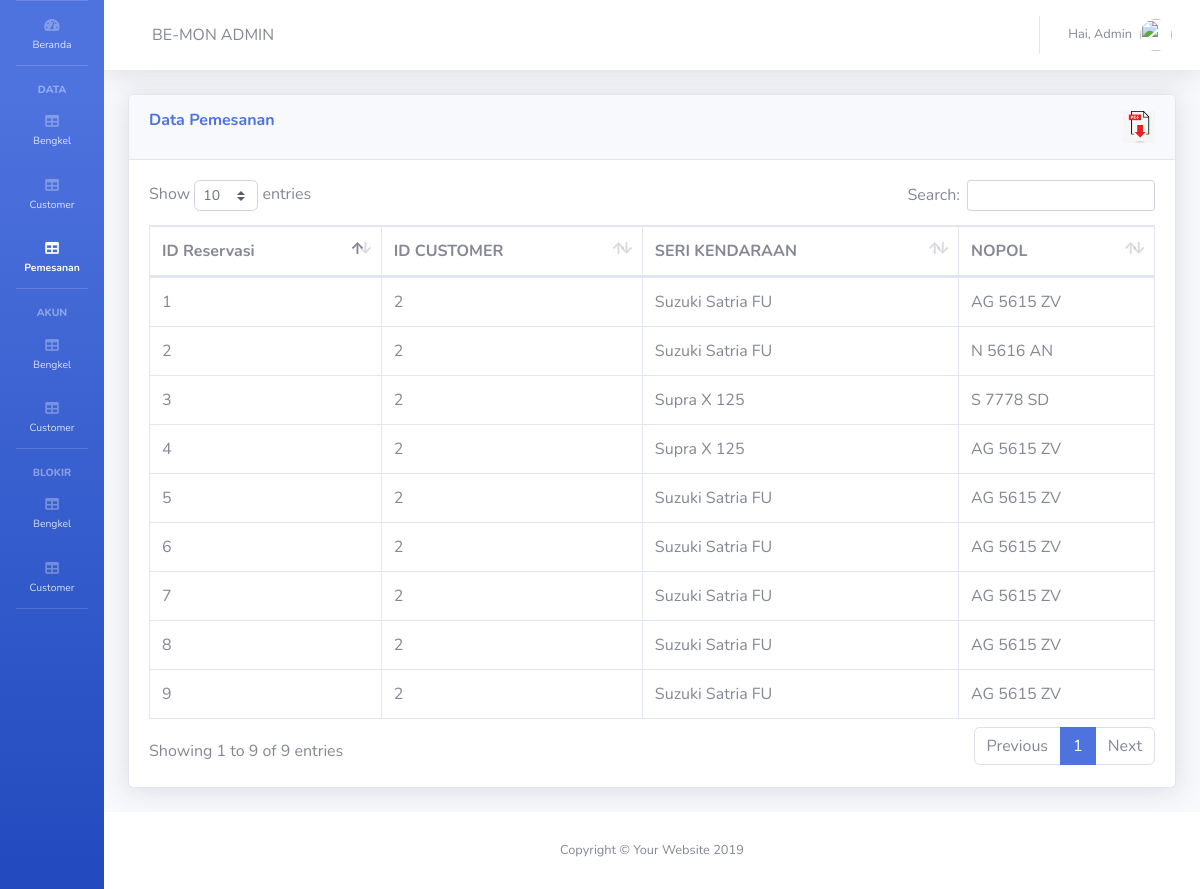
/admin/data_pemesanan.php (signed in), run on the app's committed database.
### tables this page shows
CREATE TABLE `data_reservasi` (
  `id_reservasi` int(12) NOT NULL,
  `id_bengkel` int(12) NOT NULL,
  `id_customer` int(12) NOT NULL,
  `seri_kendaraan` varchar(32) NOT NULL,
  `nopol` varchar(32) NOT NULL,
  `tanggal` date NOT NULL,
  `jam` varchar(32) NOT NULL,
  `status` varchar(32) NOT NULL
);

### admin/data_pemesanan.php (the view, shortened to what this page needs)
<!DOCTYPE html>
<html lang="en">
<head>
  <link href="vendor/fontawesome-free/css/all.min.css" rel="stylesheet" type="text/css">
  <link href="css/sb-admin-2.min.css" rel="stylesheet">
  <link href="vendor/datatables/dataTables.bootstrap4.min.css" rel="stylesheet">
</head>
<body id="page-top">
  <div id="wrapper">
    <?php
      include 'sidebar.php';
    ?>
    <div id="content-wrapper" class="d-flex flex-column">
      <div id="content">
          <?php include 'navbar.php'  ?>
        <div class="container-fluid">
          <div class="card shadow mb-4">
            <div class="card-header py-3 clearfix">
              <h6 class="m-0 font-weight-bold float-left text-primary">Data Pemesanan</h6>
              <a href="pdf.php" class="float-right">
              <img src="pdf.png" width=32px; height=32px;></a>
            </div>
          <div class="card-body">
              <div class="table-responsive">
                <table class="table table-bordered" id="dataTable" width="100%" cellspacing="0">
                  <thead>
                    <tr>
                      <th>ID Reservasi</th>
                      <th>ID CUSTOMER</th>
                      <th>SERI KENDARAAN</th>
                      <th>NOPOL</th>
                    </tr>
                  </thead>
                  <tbody>
                    <?php
                      $sql = mysqli_query($con,"SELECT * FROM data_reservasi");
                      while($data = mysqli_fetch_array($sql)){?>
                    <tr>
                      <td><?php echo "$data[id_reservasi]" ?></td>
                      <td><?php echo "$data[id_customer]" ?></td>
                      <td><?php echo "$data[seri_kendaraan]" ?></td>
                      <td><?php echo "$data[nopol]" ?></td>
                    </tr>
                    <?php } ?>
                  </tbody>
                </table>
              </div>
            </div>
          </div>
        </div>
      </div>
      <footer class="sticky-footer bg-white">
        <div class="container my-auto">
          <div class="copyright text-center my-auto">
            <span>Copyright &copy; Your Website 2019</span>
          </div>
        </div>
      </footer>
    </div>
  </div>
</body>
</html>

### admin/sidebar.php (shortened to what this page needs)
<ul class="navbar-nav bg-gradient-primary sidebar sidebar-dark accordion toggled" id="accordionSidebar">
      <?php
          if($_SESSION["page_admin"] == "index.php"){
            echo"<li class='nav-item active'>";
          }else{
            echo"<li class='nav-item'>";
          }
      ?>
        <a class="nav-link" href="index.php">
          <i class="fas fa-fw fa-tachometer-alt"></i>
          <span>Beranda</span></a>
      </li>
      <hr class="sidebar-divider">
      <div class="sidebar-heading">
        data
      </div>
      <?php
          if($_SESSION["page_admin"] == "data_bengkel.php"){
            echo"<li class='nav-item active'>";
          }else{
            echo"<li class='nav-item'>";
          }
      ?>
        <a class="nav-link" href="data_bengkel.php">
          <i class="fas fa-fw fa-table"></i>
          <span>Bengkel</span></a>
      </li>
      <?php
          if($_SESSION["page_admin"] == "data_customer.php"){
            echo"<li class='nav-item active'>";
          }else{
            echo"<li class='nav-item'>";
          }
      ?>
        <a class="nav-link" href="data_customer.php">
          <i class="fas fa-fw fa-table"></i>
          <span>Customer</span></a>
      </li>
      <?php
          if($_SESSION["page_admin"] == "data_pemesanan.php"){
            echo"<li class='nav-item active'>";
          }else{
            echo"<li class='nav-item'>";
          }
      ?>
        <a class="nav-link" href="data_pemesanan.php">
          <i class="fas fa-fw fa-table"></i>
          <span>Pemesanan</span></a>
      </li>
      <hr class="sidebar-divider">
      <div class="sidebar-heading">
        Akun
      </div>
      <?php
          if($_SESSION["page_admin"] == "akun_bengkel.php"){
            echo"<li class='nav-item active'>";
          }else{
            echo"<li class='nav-item'>";
          }
      ?>
        <a class="nav-link" href="akun_bengkel.php">
          <i class="fas fa-fw fa-table"></i>
          <span>Bengkel</span></a>
      </li>
      <?php
          if($_SESSION["page_admin"] == "akun_customer.php"){
            echo"<li class='nav-item active'>";
          }else{
            echo"<li class='nav-item'>";
          }
      ?>
        <a class="nav-link" href="akun_customer.php">
          <i class="fas fa-fw fa-table"></i>
          <span>Customer</span></a>
      </li>
      <hr class="sidebar-divider">
      <div class="sidebar-heading">
        BLokir
      </div>
      <?php
          if($_SESSION["page_admin"] == "suspend_bengkel.php"){
            echo"<li class='nav-item active'>";
          }else{
            echo"<li class='nav-item'>";
          }
      ?>
        <a class="nav-link" href="suspend_bengkel.php">
          <i class="fas fa-fw fa-table"></i>
          <span>Bengkel</span></a>
      </li>
      <?php
          if($_SESSION["page_admin"] == "suspend_customer.php"){
            echo"<li class='nav-item active'>";
          }else{
            echo"<li class='nav-item'>";
          }
      ?>
        <a class="nav-link" href="suspend_customer.php">
          <i class="fas fa-fw fa-table"></i>
          <span>Customer</span></a>
      </li>
      <hr class="sidebar-divider d-none d-md-block">
    </ul>

### admin/navbar.php (shortened to what this page needs)
<nav class="navbar navbar-expand navbar-light bg-white topbar mb-4 static-top shadow">
<div class="d-none d-sm-inline-block form-inline mr-auto ml-md-3 my-2 my-md-0 mw-100 navbar-search">
<div class="sidebar-brand-text mx-3">BE-MON ADMIN</div>
</div>
<ul class="navbar-nav ml-auto">
  <li class="nav-item dropdown no-arrow">
    <a class="nav-link dropdown-toggle" href="#" id="userDropdown" role="button" data-toggle="dropdown" aria-haspopup="true" aria-expanded="false">
      <span class="mr-2 d-none d-lg-inline text-gray-600 small">Hai, Admin</span>
      <img class="img-profile rounded-circle" src="https://www.sgbt.lu/uploads/tx_bisgbio/default-profile_01.png">
    </a>
  </li>
</ul>
</nav>

### data on the page
data_reservasi: id_reservasi "1", id_customer "2", seri_kendaraan "Suzuki Satria FU", nopol "AG 5615 ZV"
data_reservasi: id_reservasi "2", id_customer "2", seri_kendaraan "Suzuki Satria FU", nopol "N 5616 AN"
data_reservasi: id_reservasi "3", id_customer "2", seri_kendaraan "Supra X 125", nopol "S 7778 SD"
data_reservasi: id_reservasi "4", id_customer "2", seri_kendaraan "Supra X 125", nopol "AG 5615 ZV"
data_reservasi: id_reservasi "5", id_customer "2", seri_kendaraan "Suzuki Satria FU", nopol "AG 5615 ZV"
data_reservasi: id_reservasi "6", id_customer "2", seri_kendaraan "Suzuki Satria FU", nopol "AG 5615 ZV"
data_reservasi: id_reservasi "7", id_customer "2", seri_kendaraan "Suzuki Satria FU", nopol "AG 5615 ZV"
data_reservasi: id_reservasi "8", id_customer "2", seri_kendaraan "Suzuki Satria FU", nopol "AG 5615 ZV"
data_reservasi: id_reservasi "9", id_customer "2", seri_kendaraan "Suzuki Satria FU", nopol "AG 5615 ZV"
